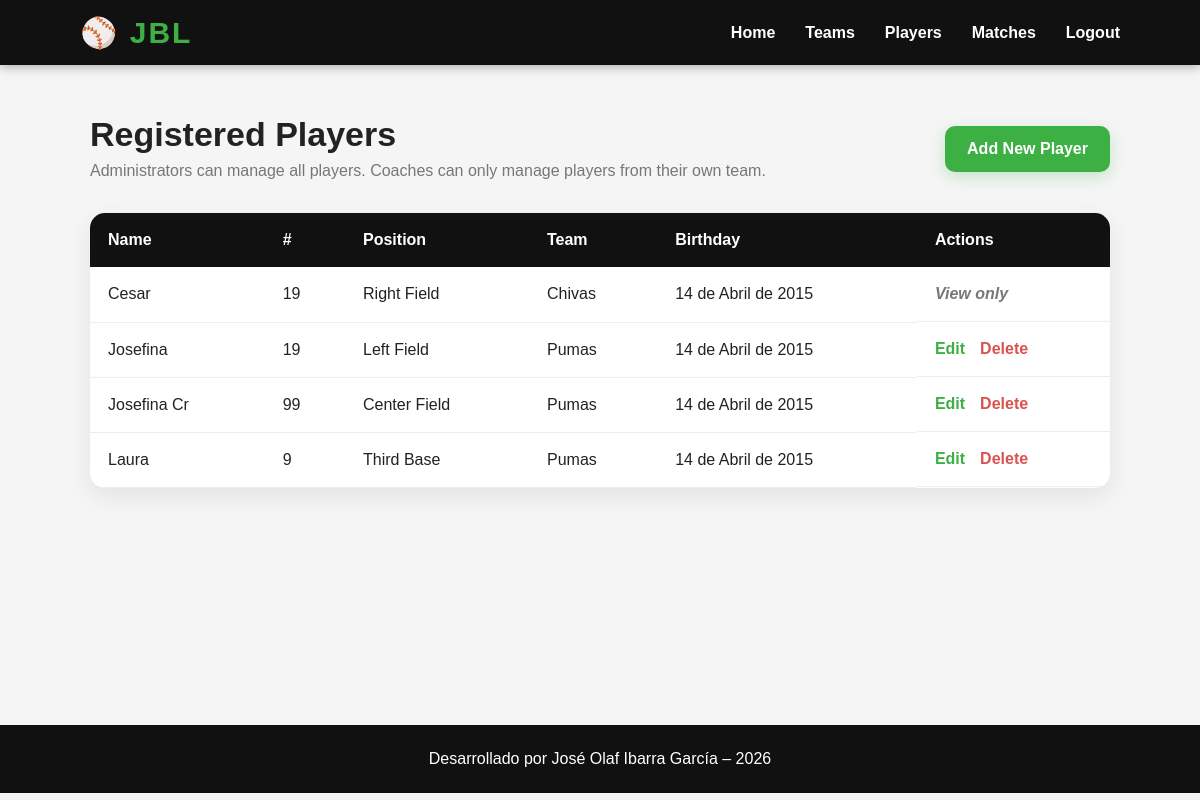
Page /league/players/ (signed in) on the committed database.
### apps/league/models.py (models this page shows, shortened)
class Player(models.Model):
    POSITION_CHOICES = [
        ("PITCHER", "Pitcher"),
        ("CATCHER", "Catcher"),
        ("FIRST BASE", "First Base"),
        ("SECOND BASE", "Second Base"),
        ("THIRD BASE", "Third Base"),
        ("SHORTSTOP", "Shortstop"),
        ("LEFT FIELD", "Left Field"),
        ("CENTER FIELD", "Center Field"),
        ("RIGHT FIELD", "Right Field"),
    ]
    name = models.CharField(
        max_length=100
    )
    number = models.IntegerField()
    position = models.CharField(
        max_length=50,
        choices=POSITION_CHOICES
    )
    birth_date = models.DateField()
    team = models.ForeignKey(
        Team,
        on_delete=models.CASCADE
    )
    class Meta:
        unique_together = ("team", "number")

class Team(models.Model):
    CATEGORY_CHOICES = [
        ("STARTER", "Starter 6-9"),
        ("JUNIOR", "Junior 10-13"),
        ("UPPER", "Upper 14-17"),
    ]
    name = models.CharField(
        max_length=100,
        unique=True
    )
    city = models.CharField(
        max_length=100
    )
    owner = models.ForeignKey(
        User,
        on_delete=models.CASCADE,
        related_name="teams"
    )
    category = models.CharField(
        max_length=10,
        choices=CATEGORY_CHOICES,
        default="STARTER"
    )

### apps/league/views.py (the view)
# urls.py: path("players/", views.PlayerListView.as_view(), name="player_list"),
class PlayerListView(LoginRequiredMixin, ListView):
    model = Player
    template_name = "league/player_list.html"
    context_object_name = "players"
    def get_queryset(self):
        return (
            Player.objects
            .select_related("team", "team__owner")
            .order_by("team__name", "name")
        )

### apps/league/templates/league/player_list.html
{% extends "league/base.html" %}
{% block content %}
<section class="container">
  <div class="table-header">
    <div>
      <h1>Registered Players</h1>
      <p class="table-subtitle">
        Administrators can manage all players. Coaches can only manage players from their own team.
      </p>
    </div>
    {% if user.is_superuser or user.is_staff %}
      <a href="{% url 'player_create' %}" class="btn-add">Add New Player</a>
    {% endif %}
  </div>
  <div class="table-wrapper">
    <table class="styled-table">
      <thead>
        <tr>
          <th>Name</th>
          <th>#</th>
          <th>Position</th>
          <th>Team</th>
          <th>Birthday</th>
          <th>Actions</th>
        </tr>
      </thead>
      <tbody>
        {% for player in players %}
        <tr>
          <td>{{ player.name }}</td>
          <td>{{ player.number }}</td>
          <td>{{ player.get_position_display }}</td>
          <td>{{ player.team.name }}</td>
          <td>{{ player.birth_date }}</td>
          <td class="actions">
            {% if user.is_superuser %}
              <a href="{% url 'player_update' player.pk %}" class="edit-link">Edit</a>
              <a href="{% url 'player_delete' player.pk %}" class="delete-link">Delete</a>
            {% elif user.is_staff and player.team.owner_id == user.id %}
              <a href="{% url 'player_update' player.pk %}" class="edit-link">Edit</a>
              <a href="{% url 'player_delete' player.pk %}" class="delete-link">Delete</a>
            {% else %}
              <span class="no-action">View only</span>
            {% endif %}
          </td>
        </tr>
        {% empty %}
        <tr>
          <td colspan="6" class="empty-state">No players registered yet.</td>
        </tr>
        {% endfor %}
      </tbody>
    </table>
  </div>
</section>
{% endblock %}

### apps/league/static/league/css/style.css (style rules this page uses)
* { margin:0; padding:0; box-sizing:border-box; font-family:Arial, Helvetica, sans-serif; }
body { background:#f5f5f5; color:#222; }
.container { width:85%; margin:50px auto; }
.table-header { display:flex; justify-content:space-between; align-items:center; margin-bottom:30px; flex-wrap:wrap; gap:20px; }
.table-header h1 { font-size:34px; color:#222; }
.table-subtitle { color:#777; margin-top:5px; line-height:1.5; }
.btn-add { background:#3cb043; color:white; text-decoration:none; padding:14px 22px; border-radius:10px; font-weight:bold; transition:.3s; box-shadow:0 5px 15px rgba(60,176,67,.25); display:inline-block; }
.table-wrapper { background:white; border-radius:15px; overflow-x:auto; overflow-y:hidden; box-shadow:0 8px 25px rgba(0,0,0,.08); }
.styled-table { width:100%; border-collapse:collapse; min-width:900px; }
.styled-table th { background:#111; color:white; padding:18px; text-align:left; }
.styled-table td { padding:18px; border-bottom:1px solid #eee; vertical-align:middle; }
.styled-table tbody tr { transition:.2s; }
.actions { display:flex; gap:15px; flex-wrap:wrap; align-items:center; }
.edit-link { color:#3cb043; text-decoration:none; font-weight:bold; }
.delete-link { color:#d9534f; text-decoration:none; font-weight:bold; }
.no-action { color:#777; font-style:italic; font-weight:bold; }

### rows in the picture
Player: name "Cesar", number "19", position "Right Field", team.name "Chivas", birth_date "14 de Abril de 2015", shows "View only"
Player: name "Josefina", number "19", position "Left Field", team.name "Pumas", birth_date "14 de Abril de 2015", shows "Edit"
Player: name "Josefina Cr", number "99", position "Center Field", team.name "Pumas", birth_date "14 de Abril de 2015", shows "Edit"
Player: name "Laura", number "9", position "Third Base", team.name "Pumas", birth_date "14 de Abril de 2015", shows "Edit"
